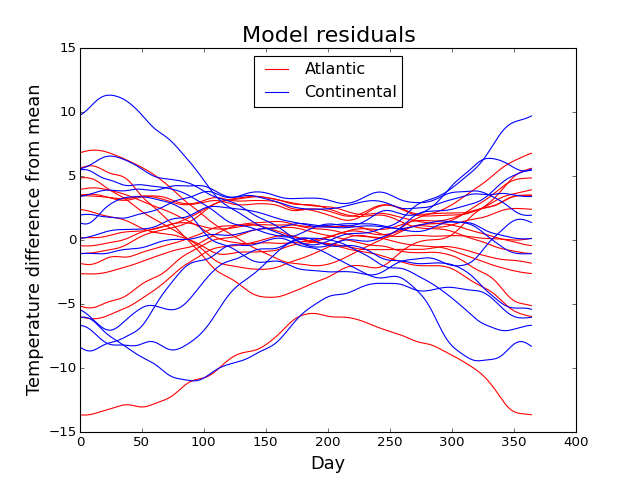

The script that drew this image:

import numpy as np
from scipy.ndimage.filters import gaussian_filter1d
from matplotlib import pyplot
import rft1d




#(0) Load weather data:
weather  = rft1d.data.weather() #dictionay containing geographical locations
### choose two geographical locations:
yA,yB    = weather['Atlantic'], weather['Continental']
### smooth:
yA       = gaussian_filter1d(yA, 8.0, axis=1, mode='wrap')
yB       = gaussian_filter1d(yB, 8.0, axis=1, mode='wrap')




#(1) Two-sample t statistic (comparing just the two largest groups):
nA,nB    = yA.shape[0], yB.shape[0]  #sample sizes
mA,mB    = yA.mean(axis=0), yB.mean(axis=0)  #means
sA,sB    = yA.std(ddof=1, axis=0), yB.std(ddof=1, axis=0)  #standard deviations
s        = np.sqrt(    ((nA-1)*sA*sA + (nB-1)*sB*sB)  /  (nA + nB - 2)     )  #pooled standard deviation
t        = (mA-mB) / ( s *np.sqrt(1.0/nA + 1.0/nB))  #t field




#(2) Compute residuals:
rA,rB    = yA-mA, yB-mB  #residuals
r        = np.vstack([rA,rB])
FWHM     = rft1d.geom.estimate_fwhm(r)





#(3) Plot:
pyplot.close('all')
ax     = pyplot.axes()
hA     = ax.plot(rA.T, 'r')
hB     = ax.plot(rB.T, 'b')
hA[0].set_label('Atlantic')
hB[0].set_label('Continental')
ax.legend(loc='upper center')
### axis labels:
ax.set_xlabel('Day', size=16)
ax.set_ylabel('Temperature difference from mean', size=16)
ax.set_title('Model residuals', size=20)
# pyplot.show()
